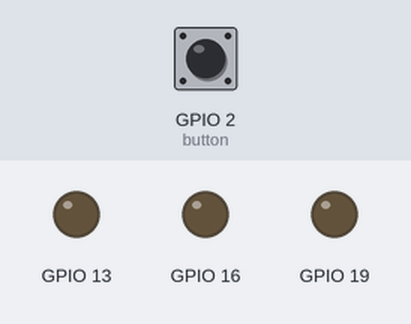
A program run on a simulated Raspberry Pi (BCM pin numbers). On the bench: output pins drawn as LEDs (lit = HIGH). Dashed ring = blinking. The test bench sets the inputs (shaded band); at power-on: GPIO 2 (button) HIGH.

Above: at 1.2 s.
1.3 s: GPIO 2 (button) pulled LOW for 0.15 s
At 1.65 s:
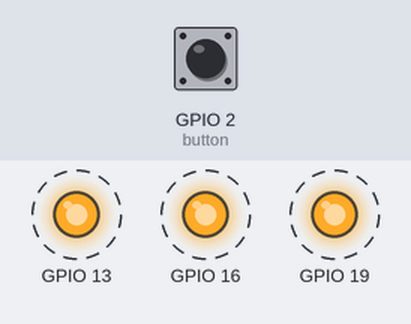
Timing chart, 0 to 8.8 s (numbered marks = the images above; inputs shaded):
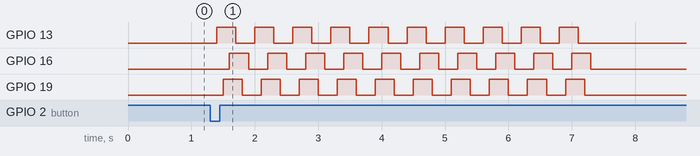

The program:

toggle.py
```python
import RPi.GPIO as G
import time

G.setmode(G.BCM)
G.setup(2, G.IN)
G.setup(13, G.OUT)
G.setup(19, G.OUT)
G.setup(16, G.OUT)

delay = 0.1
while (True):
    time.sleep(0.1)
    button = G.input(2)
    if not button:
        i = 0
        while(i < 10):
            i += 1;
            time.sleep(delay)
            G.output(13, G.HIGH)
            time.sleep(delay)
            G.output(19, G.HIGH)
            time.sleep(delay)
            G.output(16, G.HIGH)
            time.sleep(delay)
            G.output(13, G.LOW)
            time.sleep(delay)
            G.output(19, G.LOW)
            time.sleep(delay)
            G.output(16, G.LOW)
    else:
        G.output(13, G.LOW)
        G.output(19, G.LOW)
        G.output(16, G.LOW)

G.cleanup()
```

Measured:
- after the input at 1.3 s, GPIO 13: alternates HIGH for 0.30 s and LOW for 0.30 s, 20 changes in all, then stays LOW, starting after 0.10 s; GPIO 16: alternates HIGH for 0.30 s and LOW for 0.30 s, 20 changes in all, then stays LOW, starting after 0.30 s
